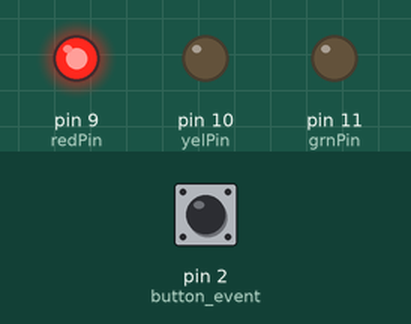
Bench run of a sketch on a simulated Arduino Uno, built with avr-gcc and run on an emulated ATmega328P. Parts: output pins drawn as LEDs (lit = HIGH). The inputs (shaded band) are chosen by the test bench; at power-on: pin 2 (button_event) HIGH.

Above: at 1.2 s.
1.3 s: pin 2 (button_event) pulled LOW for 0.15 s
At 2.6 s:
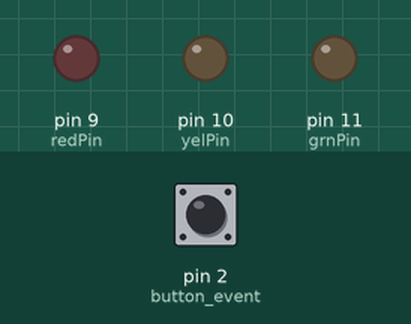
2.9 s: pin 2 (button_event) pulled LOW for 1 s
At 5.1 s:
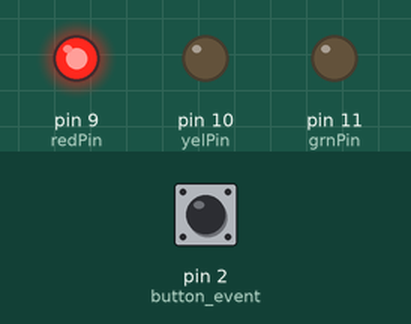
5.4 s: pin 2 (button_event) pulled LOW for 3.2 s
At 30.9 s:
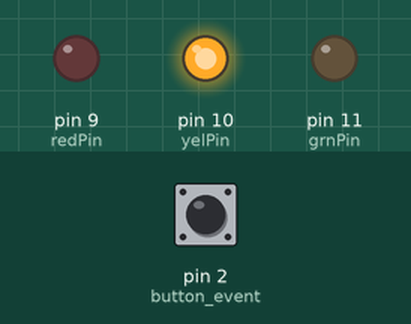
Timing chart, 0 to 31.5 s (numbered marks = the images above; inputs shaded):
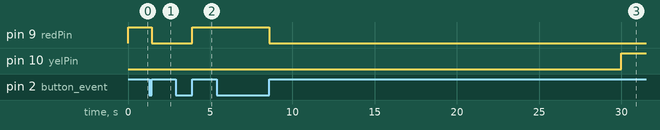

Measured:
- after the input at 1.3 s, pin 9 (redPin): HIGH → LOW after 0.15 s
- after the input at 2.9 s, pin 9 (redPin): LOW → HIGH after 1.0 s
- after the input at 5.4 s, pin 9 (redPin): HIGH → LOW after 3.2 s instead of 14.6 s; pin 10 (yelPin): LOW → HIGH after 24.6 s; pin 11 (grnPin): stays LOW (without the input it goes to HIGH after 14.6 s)

The sketch:

Interrupt.ino
```cpp
//прерывания по таймеру и аппаратное
#include "GyverTimers.h"

int grnPin = 11;
int yelPin = 10;
int redPin = 9;
int timer_flag=0;
bool button_flag=false;
uint32_t button_timer = 0;
volatile uint32_t spring;

void setup() {
  Timer2.setFrequency(1);  // запустим второй таймер
  Timer2.enableISR(CHANNEL_A);
  pinMode(redPin, OUTPUT);
  pinMode(grnPin, OUTPUT);
  pinMode(yelPin, OUTPUT);
  pinMode(2, INPUT_PULLUP);
  attachInterrupt(0, button_event, CHANGE);
}

void semafor_day(){
    if ((timer_flag>=0)&&(timer_flag<20))  // Красный
    {
      digitalWrite(redPin, HIGH);
      digitalWrite(yelPin, LOW);
      digitalWrite(grnPin, LOW);
    }
    else if ((timer_flag>=40)&&(timer_flag<60)) // Желтый
    {
      digitalWrite(yelPin, HIGH);
      digitalWrite(grnPin, LOW);
      digitalWrite(redPin, LOW);
    }
    else if ((timer_flag>=20)&&(timer_flag<40))  // Зеленый
    {
      digitalWrite(grnPin, HIGH);
      digitalWrite(yelPin, LOW);
      digitalWrite(redPin, LOW);
    }
  }

void semafor_night(){
  digitalWrite(grnPin, LOW);
  digitalWrite(redPin, LOW);
  timer_flag>=30 ? digitalWrite(yelPin, HIGH) : digitalWrite(yelPin, LOW);
}

void button_event(){
  cli();
  if (millis() - spring >= 100 && digitalRead(2)) {
    spring = millis();
    button_flag = button_flag ? false : true;
  }
  sei();
}

void loop() {
  button_flag ? semafor_night() : semafor_day();
}

// Прерывание А таймера 2
ISR(TIMER2_A) {
  timer_flag++;
  if(timer_flag>=60){
    timer_flag=0;
  }
}
```
